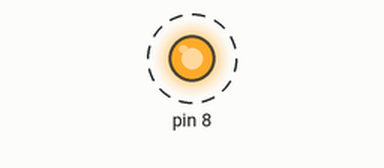
This sketch was run on a simulated Arduino Uno, built with avr-gcc and run on an emulated ATmega328P. Shown: output pins drawn as LEDs (lit = HIGH). Dashed ring = blinking.

Above: at 0.5 s.
Timing chart, 0 to 4.6 s (numbered marks = the images above):
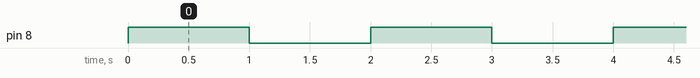

The sketch:

Blink.ino
```cpp
#include "Blink.h"


void setup() {
  setup_blink(8);
}

void loop() {
  blink(8,1);
}
```

Blink.cpp
```cpp
#include "Arduino.h"
#include "Blink.h"


      void setup_blink(int PIN){
            pinMode(PIN,OUTPUT);
      }

      void blink(int PIN,int tempo){
            digitalWrite(PIN, HIGH);   // turn the LED on (HIGH is the voltage level)
            delay(tempo*1000);                       // wait for a second
            digitalWrite(PIN, LOW);    // turn the LED off by making the voltage LOW
            delay(1000);                       // wait for a second

            if (tempo != 10000){
                  tempo++;
            }
      }
```

Blink.h
```cpp
#pragma once

void setup_blink(int PIN);
void blink(int PIN,int tempo);
```

Measured:
- by itself, pin 8: alternates HIGH for 1.0 s and LOW for 1.0 s
